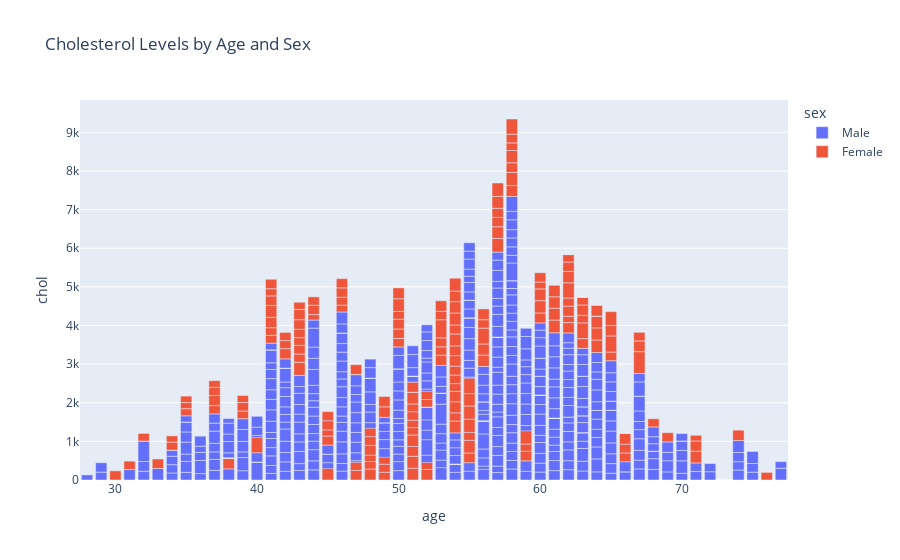

Source (notebook cell):
### Code cell
# create a histogram of the distribution of cholesterol levels we need to also show the 
fig = px.bar(df, x="age", y="chol", color="sex", hover_data=['age', 'cp', 'num'], title="Cholesterol Levels by Age and Sex") 
fig.show()

### Figure 1 — Plotly figure (JSON) as saved in the notebook; plotly's stock layout.template omitted (floating-point values rounded to 4 significant figures; data arrays with more than 128 entries replaced by an {"elided": "..."} marker saying what was removed)
{"data": [{"customdata": {"elided": "726x2 mixed values"}, "hovertemplate": "sex=Male<br>age=%{x}<br>chol=%{y}<br>cp=%{customdata[0]}<br>num=%{customdata[1]}<extra></extra>", "legendgroup": "Male", "marker": {"color": "#636efa", "pattern": {"shape": ""}}, "name": "Male", "orientation": "v", "showlegend": true, "textposition": "auto", "type": "bar", "x": {"elided": "726 int values"}, "xaxis": "x", "y": {"elided": "726 float values"}, "yaxis": "y"}, {"customdata": {"elided": "194x2 mixed values"}, "hovertemplate": "sex=Female<br>age=%{x}<br>chol=%{y}<br>cp=%{customdata[0]}<br>num=%{customdata[1]}<extra></extra>", "legendgroup": "Female", "marker": {"color": "#EF553B", "pattern": {"shape": ""}}, "name": "Female", "orientation": "v", "showlegend": true, "textposition": "auto", "type": "bar", "x": {"elided": "194 int values"}, "xaxis": "x", "y": {"elided": "194 float values"}, "yaxis": "y"}], "layout": {"barmode": "relative", "legend": {"title": {"text": "sex"}, "tracegroupgap": 0}, "title": {"text": "Cholesterol Levels by Age and Sex"}, "xaxis": {"anchor": "y", "domain": [0, 1], "title": {"text": "age"}}, "yaxis": {"anchor": "x", "domain": [0, 1], "title": {"text": "chol"}}}}
